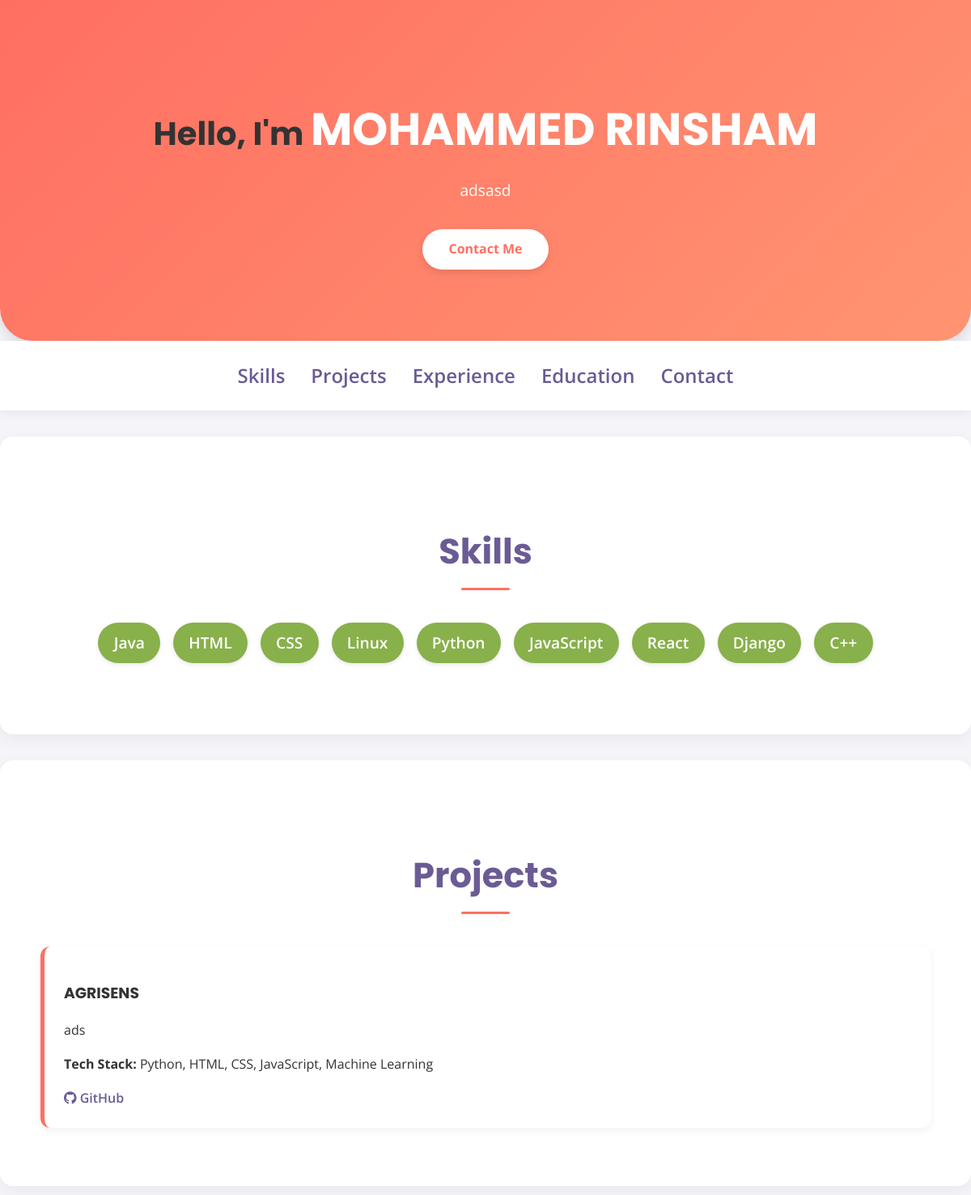
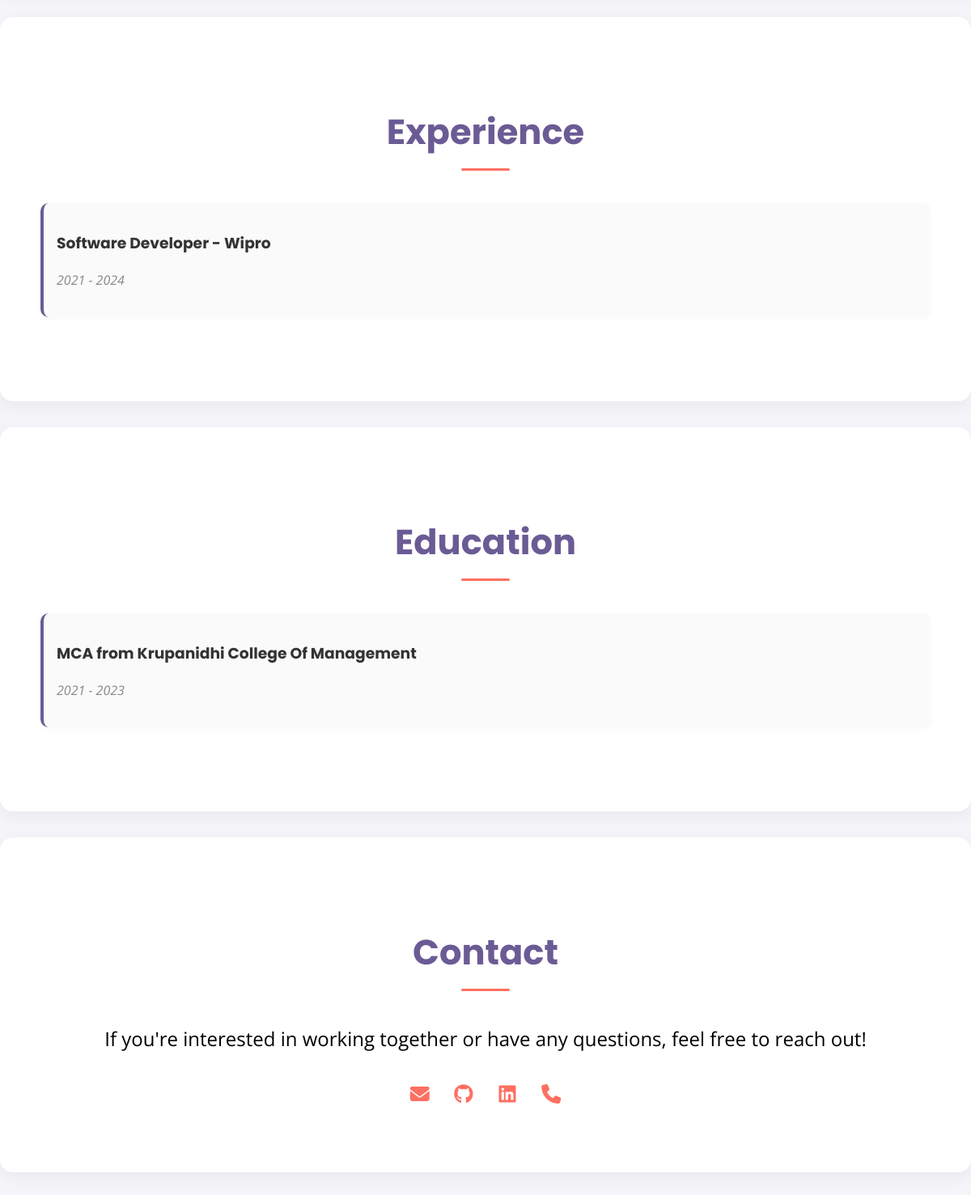
Page /portfolio/mohammed-rinsham-32424f/template2/ on the committed database (2 pictures, top to bottom).
### builder/models.py (models this page shows, shortened)
class Portfolio(models.Model):
    slug = models.SlugField(unique=True, blank=True)
    name = models.CharField(max_length=100)
    title = models.CharField(max_length=100, blank=True)
    bio = models.TextField(blank=True)
    email = models.EmailField()
    phone = models.CharField(max_length=20, blank=True)
    github = models.URLField(blank=True)
    linkedin = models.URLField(blank=True)
    skills = models.TextField(blank=True)  # Comma-separated skills

class Project(models.Model):
    portfolio = models.ForeignKey(Portfolio, on_delete=models.CASCADE, related_name='projects')
    title = models.CharField(max_length=100)
    project_duration = models.CharField(max_length=100, blank=True)
    description = models.TextField(blank=True)
    stack = models.CharField(max_length=200, blank=True)
    link = models.URLField(blank=True)
    github = models.URLField(blank=True)

class Experience(models.Model):
    portfolio = models.ForeignKey(Portfolio, on_delete=models.CASCADE, related_name='experiences')
    job_title = models.CharField(max_length=100)
    company_name = models.CharField(max_length=100)
    job_desc = models.TextField(blank=True)
    duration = models.CharField(max_length=100, blank=True)
    location = models.CharField(max_length=100, blank=True)

class Education(models.Model):
    portfolio = models.ForeignKey(Portfolio, on_delete=models.CASCADE, related_name='educations')
    degree = models.CharField(max_length=100)
    school = models.CharField(max_length=100)
    edu_desc = models.TextField(blank=True)
    edu_duration = models.CharField(max_length=100, blank=True)
    edu_location = models.CharField(max_length=100, blank=True)

### builder/views.py (the view)
# urls.py: path('portfolio/<slug:slug>/template2/', views.view_template2, name='view_template2'),  # Template 2
def view_template2(request, slug):
    portfolio = get_object_or_404(Portfolio, slug=slug)
    project_data = []
    for project in portfolio.projects.all():
        project_data.append({
            'title': project.title,
            'description': project.description,
            'stack': project.stack,
            'link': project.link if project.link.startswith('http') else '',
            'github': project.github if project.github.startswith('http') else ''
        })
    return render(request, 'template2.html', {
        'name': portfolio.name,
        'title': portfolio.title,
        'bio': portfolio.bio,
        'skills': [s.strip() for s in portfolio.skills.split(',')],
        'github': portfolio.github,
        'linkedin': portfolio.linkedin,
        'email': portfolio.email,
        'phone': portfolio.phone,
        'project_data': project_data,
        'experience': portfolio.experiences.all(),
        'education': portfolio.educations.all(),
    })

### builder/templates/template2.html (shortened to what this page needs)
<!DOCTYPE html>
<html lang="en">
<head>
  {% load static %}
  <link rel="stylesheet" href="{% static 'css/template2.css' %}">
  <link href="https://cdn.jsdelivr.net/npm/aos@2.3.4/dist/aos.css" rel="stylesheet">
  <link rel="stylesheet" href="https://cdnjs.cloudflare.com/ajax/libs/font-awesome/6.5.0/css/all.min.css">
</head>
<body>
  <header class="hero" data-aos="fade-down">
    <div class="container">
      <h1>Hello, I'm <span>{{ name }}</span></h1>
      {% if bio %}
        <p>{{ bio }}</p>
      {% endif %}
      <a href="#contact" class="btn">Contact Me</a>
    </div>
  </header>
  <nav class="navbar">
    <div class="container">
      <ul>
        {% if skills %}<li><a href="#skills">Skills</a></li>{% endif %}
        {% if project_data %}<li><a href="#projects">Projects</a></li>{% endif %}
        {% if experience %}<li><a href="#experience">Experience</a></li>{% endif %}
        {% if education %}<li><a href="#education">Education</a></li>{% endif %}
        <li><a href="#contact">Contact</a></li>
      </ul>
    </div>
  </nav>
  <main>
    {% if skills %}
    <section id="skills" class="section" data-aos="fade-up">
      <div class="container">
        <h2>Skills</h2>
        <ul class="skills-list">
          {% for skill in skills %}
            <li>{{ skill }}</li>
          {% endfor %}
        </ul>
      </div>
    </section>
    {% endif %}
    {% if project_data %}
    <section id="projects" class="section" data-aos="fade-up">
      <div class="container">
        <h2>Projects</h2>
        <div class="projects-grid">
          {% for project in project_data %}
          <div class="project-card">
            <h3>{{ project.title }}</h3>
            <p>{{ project.description }}</p>
            {% if project.stack %}
              <p><strong>Tech Stack:</strong> {{ project.stack }}</p>
            {% endif %}
            <div class="project-links">
              {% if project.github %}
                <a href="{{ project.github }}" target="_blank"><i class="fab fa-github"></i> GitHub</a>
              {% endif %}
            </div>
          </div>
          {% endfor %}
        </div>
      </div>
    </section>
    {% endif %}
    {% if experience %}
    <section id="experience" class="section" data-aos="fade-up">
      <div class="container">
        <h2>Experience</h2>
        {% for exp in experience %}
        <div class="experience-item">
          <h3>{{ exp.job_title }} - {{ exp.company_name }}</h3>
          <p class="duration">{{ exp.duration }}</p>
        </div>
        {% endfor %}
      </div>
    </section>
    {% endif %}
    {% if education %}
    <section id="education" class="section" data-aos="fade-up">
      <div class="container">
        <h2>Education</h2>
        {% for edu in education %}
        <div class="education-item">
          <h3>{{ edu.degree }} from {{ edu.school }}</h3>
          <p class="duration">{{ edu.edu_duration }}</p>
        </div>
        {% endfor %}
      </div>
    </section>
    {% endif %}
  </main>
  <footer id="contact" class="section" data-aos="fade-up">
    <div class="container">
      <h2>Contact</h2>
      <p>If you're interested in working together or have any questions, feel free to reach out!</p>
     <div class="contact-info flex justify-center gap-6 text-2xl mt-4 text-[#3F1A2B]">
      {% if email %}
        <a href="mailto:{{ email }}" class="hover:text-[#B2183A]" title="Email">
          <i class="fas fa-envelope"></i>
        </a>
      {% endif %}
      {% if github %}
        <a href="{{ github }}" target="_blank" class="hover:text-[#B2183A]" title="GitHub">
          <i class="fab fa-github"></i>
        </a>
      {% endif %}
      {% if linkedin %}
        <a href="{{ linkedin }}" target="_blank" class="hover:text-[#B2183A]" title="LinkedIn">
          <i class="fab fa-linkedin"></i>
        </a>
      {% endif %}
      {% if phone %}
        <a href="tel:{{ phone }}" class="hover:text-[#B2183A]" title="Phone">
          <i class="fas fa-phone"></i>
        </a>
      {% endif %}
    </div>
    </div>
  </footer>
</body>
</html>

### builder/static/css/template2.css (style rules this page uses)
body { margin: 0; font-family: 'Open Sans', sans-serif; background-color: #f4f4f9; color: #333; line-height: 1.6; scroll-behavior: smooth; }
h1, h2, h3 { font-family: 'Poppins', sans-serif; color: #333; }
a { color: inherit; text-decoration: none; }
.container { max-width: 1100px; margin: 0 auto; padding: .5rem; }
.hero { background: linear-gradient(135deg, #ff6f61, #ff9472); color: #fff; padding: 5rem 2rem; text-align: center; border-bottom-left-radius: 40px; border-bottom-right-radius: 40px; box-shadow: 0 8px 16px rgba(0,0,0,0.1); }
.hero h1 { font-size: 2.5rem; margin-bottom: 1rem; }
.hero h1 span { color: #fff; font-weight: 700; font-size: 3.5rem; }
.hero p { font-size: 1.2rem; max-width: 700px; margin: 0 auto 2rem; }
.hero .btn { display: inline-block; padding: 0.75rem 2rem; background-color: #fff; color: #ff6f61; border-radius: 30px; font-weight: bold; box-shadow: 0 4px 10px rgba(0,0,0,0.1); transition: all 0.3s ease; }
.navbar { background-color: #fff; box-shadow: 0 4px 12px rgba(0,0,0,0.05); position: sticky; top: 0; z-index: 1000; }
.navbar ul { display: flex; justify-content: center; list-style: none; padding: 1rem 0; margin: 0; gap: 2rem; }
.navbar a { color: #6b5b95; font-weight: 600; font-size: 1.5rem; transition: color 0.3s ease; }
.section { padding: 4rem 2rem; background-color: #fff; margin: 2rem 0; border-radius: 16px; box-shadow: 0 6px 20px rgba(0,0,0,0.05); }
.section h2 { text-align: center; font-size: 2.7rem; color: #6b5b95; margin-bottom: 2.5rem; position: relative; }
.section h2::after { content: ""; display: block; width: 60px; height: 3px; background: #ff6f61; margin: 10px auto 0; border-radius: 2px; }
.skills-list { display: flex; flex-wrap: wrap; justify-content: center; gap: 1rem; padding: 0; list-style: none; }
.skills-list li { background-color: #88b04b; color: #fff; padding: 0.6rem 1.2rem; border-radius: 30px; font-weight: 600; font-size: 1.2rem; box-shadow: 0 2px 5px rgba(0,0,0,0.1); }
.projects-grid { display: grid; grid-template-columns: repeat(auto-fit, minmax(280px, 1fr)); gap: 2rem; }
.project-card { background-color: #ffffff; padding: 1.5rem; border-radius: 12px; border-left: 5px solid #ff6f61; box-shadow: 0 4px 12px rgba(0,0,0,0.05); transition: transform 0.3s ease, box-shadow 0.3s ease; }
.project-links { margin-top: 1rem; }
.project-links a { margin-right: 1rem; font-weight: 600; color: #6b5b95; transition: color 0.3s ease; }
.experience-item, .education-item { margin-bottom: 2rem; padding: 1rem; border-left: 4px solid #6b5b95; background: #fafafa; border-radius: 10px; box-shadow: 0 2px 6px rgba(0,0,0,0.03); }
.duration { font-style: italic; color: #888; margin-bottom: 0.5rem; }
footer { text-align: center; background-color: #6b5b95; color: #000000; padding: 3rem 2rem; border-top-left-radius: 30px; border-top-right-radius: 30px; }
footer h2 { margin-bottom: 1rem; color: #fff; }
footer p { font-size: 1.5rem; }
.contact-info a { display: inline-flex; align-items: center; justify-content: center; width: 50px; height: 50px; color: #ff6f61; border-radius: 50%; transition: color 0.3s ease, transform 0.3s ease; font-size: 24px; }

### rows in the picture
Portfolio: name "MOHAMMED RINSHAM", bio "adsasd"
Project: title "AGRISENS", description "ads", stack "Python, HTML, CSS, JavaScript, Machine Learning"
Experience: job_title "Software Developer", company_name "Wipro", duration "2021 - 2024"
Education: degree "MCA", school "Krupanidhi College Of Management", edu_duration "2021 - 2023"

### other values in the picture
{{ skill }} "Java" "HTML" "CSS" "Linux" "Python" "JavaScript" "React" "Django" "C++"
